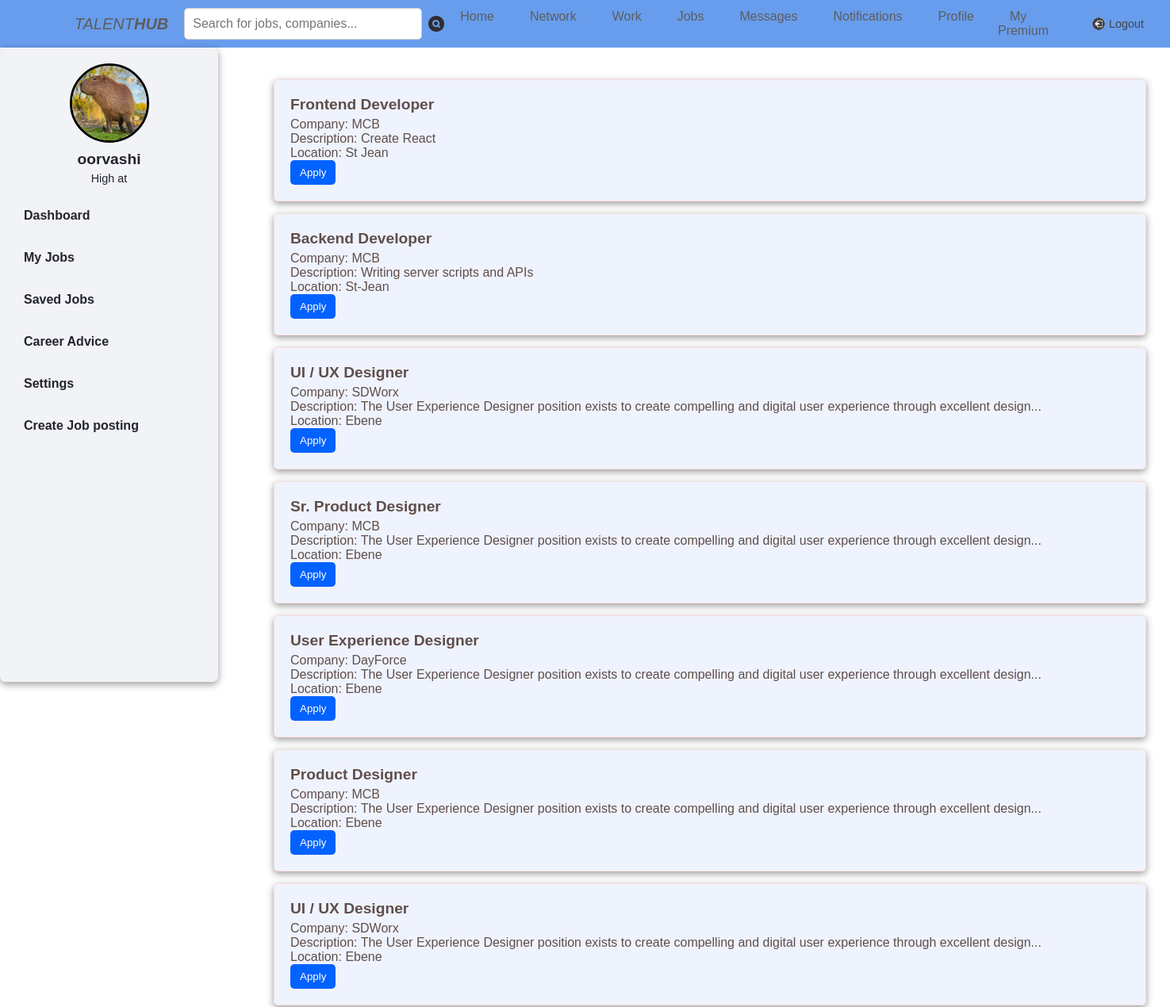
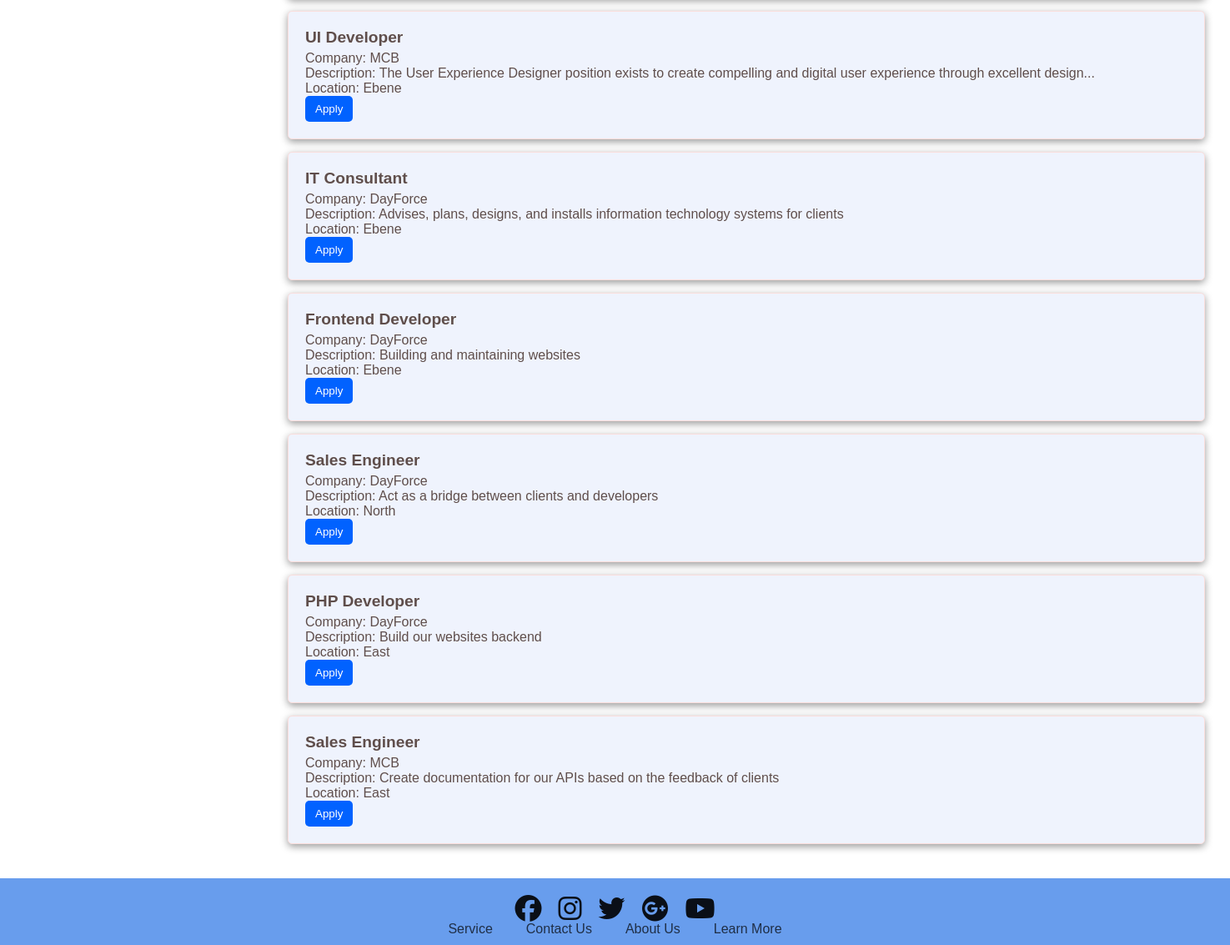
/homepage.php (signed in), run on the app's committed database (2 pictures, top to bottom).
### tables this page shows
CREATE TABLE `users` (
  `user_id` varchar(1000) NOT NULL,
  `username` varchar(1000) DEFAULT NULL,
  `first_name` varchar(200) DEFAULT NULL,
  `last_name` varchar(200) DEFAULT NULL,
  `email` varchar(200) DEFAULT NULL,
  `password` varchar(1000) DEFAULT NULL,
  `profile_picture` varchar(1000) DEFAULT NULL,
  `headline` varchar(2000) DEFAULT NULL,
  `summary` varchar(2000) DEFAULT NULL,
  `location` varchar(1000) DEFAULT NULL,
  `industry` varchar(200) DEFAULT NULL,
  `current_position` varchar(200) DEFAULT NULL,
  `current_company` varchar(200) DEFAULT NULL,
  `education` varchar(200) DEFAULT NULL,
  `skills` longtext DEFAULT NULL CHECK (json_valid(`skills`)),
  `connections_count` int(11) NOT NULL DEFAULT 0,
  `profile_visibility` varchar(10) NOT NULL DEFAULT 'public'
);

CREATE TABLE `jobposting` (
  `job_id` varchar(1000) NOT NULL,
  `company_id` varchar(1000) NOT NULL,
  `title` varchar(200) NOT NULL,
  `description` varchar(2000) DEFAULT NULL,
  `overview` text DEFAULT NULL,
  `experience_needed` varchar(20) DEFAULT NULL,
  `work_level` varchar(20) DEFAULT NULL,
  `salary` float DEFAULT NULL,
  `no_of_applications` int(11) NOT NULL DEFAULT 0,
  `location` varchar(1000) NOT NULL,
  `employment_type` varchar(200) NOT NULL,
  `posted_date` timestamp NULL DEFAULT current_timestamp() ON UPDATE current_timestamp(),
  `expiry_date` timestamp NULL DEFAULT '0000-00-00 00:00:00'
);

CREATE TABLE `company` (
  `company_id` int(11) NOT NULL,
  `name` varchar(200) NOT NULL,
  `location` varchar(1000) NOT NULL,
  `industry` varchar(200) NOT NULL,
  `company_size` varchar(200) NOT NULL,
  `website` varchar(200) DEFAULT NULL,
  `description` varchar(1000) DEFAULT NULL,
  `logo` text DEFAULT NULL
);

### homepage.php (the view, shortened to what this page needs)
<?php
    include("backend/functions.php");
    $userid = $_SESSION['user_id'];
?>
<!DOCTYPE html>
<html lang="en">
<head>
    <link rel="stylesheet" href="css/style.css">
    <link rel="stylesheet" href="https://cdnjs.cloudflare.com/ajax/libs/font-awesome/6.6.0/css/all.min.css" />
</head>
<body>
    <?php
        get_header();
    ?>
    <div class="container">
        <?php
            get_sidebar($userid);
        ?>
        <section class="main-feed">
            <?php
                $jobs = search_jobs();
                foreach($jobs as $job){
                    echo "<div class=\"job-post\">
                        <h3>" . $job['job_title'] ."</h3>
                        <p>Company: " . $job['company_name'] . "</p>
                        <p>Description: ". $job['job_description'] ."
                        <p>Location: " . $job['job_location'] . "</p>
                        <button class=\"apply-btn\">Apply</button>
                        </div>";
                }
            ?>
        </section>
    </div>
    <?php
        get_footer();
    ?>
</body>
</html>

### backend/functions.php (shortened to what this page needs)
<?php
function search_jobs($keyword = null, $location = null, $emp_type =  null, $expiry_date =  null){
    $sql = "";
    $reponse = [];
    if (!(isset($keyword) && isset($location) && isset($emp_type) && isset($expiry_date))) {
        $sql = "SELECT jobposting.job_id, jobposting.title, jobposting.description, jobposting.location, jobposting.employment_type, jobposting.work_level, jobposting.experience_needed, company.name AS company_name, company.logo
                FROM jobposting
                JOIN company ON jobposting.company_id = company.company_id;";
    }
    $jobpostings = $GLOBALS['conn']->query($sql);
    if ($jobpostings->num_rows > 0) {
        while($row = $jobpostings->fetch_assoc()) {
            $job = [
                'job_id'                => $row['job_id'],
                'job_title'             => $row['title'],
                'job_description'       => $row['description'],
                'job_location'          => $row['location'],
                'company_name'          => $row['company_name'],
                'company_logo'          => $row['logo'],
                'job_experience_needed' => $row['experience_needed'],
                'job_work_level'        => $row['work_level'],
                'job_employment_type'   => $row['employment_type']
            ];
            array_push($reponse, $job);
        }
    }
    return $reponse;
}
function get_user_profile($id){
    $sql = "SELECT * FROM `users` WHERE `user_id`= '$id'";
    $user = $GLOBALS['conn']->query($sql);
    $profile = [];
    if ($user->num_rows > 0) {
        $row = $user->fetch_assoc();
        $profile = [
            'username' => $row['username'],
            'email' => $row['email'],
            'first_name' => $row['first_name'],
            'last_name' => $row['last_name'],
            'headline' => $row['headline'],
            'summary' => $row['summary'],
            'industry' => $row['industry'],
            'location' => $row['location'],
            'current_position' => $row['current_position'],
            'current_company' => $row['current_company'],
            'connections_count' => $row['connections_count']
        ];
    } else {
        $profile = NULL;
    }
    return $profile;
}
function get_header(){
    echo "
            <header>
                <nav>
                    <div class=\"logo\">Talent<b>Hub</b></div>
                    <div class=\"search-bar\">
                            <form action=\"search_results.php\" method=\"post\" class=\"form\">
                                <input type=\"text\" name=\"keyword\" placeholder=\"Search for jobs, companies...\">
                                <button type=\"submit\">
                                <img src=\"img/searchButton.png\" alt=\"Search Icon\" />
                                </button>
                            </form>
                    </div>
                    <div>
                        <ul class=\"links\">
                            <li><a href=\"home.php\">Home</a></li>
                            <li><a href=\"#\">Network</a></li>
                            <li><a href=\"#\">Work</a></li>
                            <li><a href=\"home.php\">Jobs</a></li>
                            <li><a href=\"#\">Messages</a></li>
                            <li><a href=\"#\">Notifications</a></li>
                            <li><a href=\"profile.php\">Profile</a></li>
                            <li><a href=\"pricing.php\">My Premium</a></li>
                        </ul>
                    </div>
                    <div class=\"logout\">
                        <form action=\"backend/logout.php\" method=\"POST\" class=\"logout-form\">
                            <input type=\"hidden\" name=\"logout\" value=\"true\">
                                <button type=\"submit\" class=\"logout-btn\">
                                    <img src=\"img/logoutButton.png\" alt=\"Logout\" class=\"logout-icon\">
                                    <p>Logout</p>
                                </button>
                        </form>
                    </div>
                </nav>
            </header>";
}
function get_sidebar($id){
    $profile = get_user_profile($id);
    echo '
            <aside class="sidebar">
            <div class="profile-summary">
                <img src="img/capy.jpeg" alt="Profile Picture" class="profile-pic">
                <h3>'. $profile['username'] .'</h3>
                <p>'. $profile['current_position'] .' at '. $profile['current_company'] .'</p>
            </div>
            <ul class="sidebar-links">
                <li><a href="#">Dashboard</a></li>
                <li><a href="#">My Jobs</a></li>
                <li><a href="#">Saved Jobs</a></li>
                <li><a href="https://www.indeed.com/career-advice">Career Advice</a></li>
                <li><a href="#">Settings</a></li>
                <li><a href="job-posting.php">Create Job posting</a></li>
            </ul>
        </aside>';
}
function get_footer(){
    echo '<footer>
            <div class="footerContainer">
                <div class="socialIcons">
                    <a href=""><i class="fa-brands fa-facebook"></i></a>
                    <a href=""><i class="fa-brands fa-instagram"></i></a>
                    <a href=""><i class="fa-brands fa-twitter"></i></a>
                    <a href=""><i class="fa-brands fa-google-plus"></i></a>
                    <a href=""><i class="fa-brands fa-youtube"></i></a>
                </div>
                <div class="footer-Nav">
                    <ul>
                        <li><a href="#">Service</a></li>
                        <li><a href="#">Contact Us</a></li>
                        <li><a href="#">About Us</a></li>
                        <li><a href="#">Learn More</a></li>
                    </ul>
                </div>
            </div>
        </footer>';
}

### css/style.css (style rules this page uses)
* { margin: 0; padding: 0; box-sizing: border-box; }
body { font-family: Poppins, sans-serif; padding-top: 80px; }
header { background-color:#689ded; color: white; padding: 10px 0; display: flex; justify-content: center; align-items: center; position: fixed; width: 100%; top: 0; }
nav { display: flex; justify-content: space-between; align-items: center; width: 90%; padding:0 20px; }
nav .logo { color: #5d5d5d; font-style: italic; text-transform: uppercase; font-size: 20px; }
nav .links { list-style: none; display: flex; margin-right: 30px; }
nav .links a { color:#5d5d5d; text-decoration: none; font-size: 1rem; }
.logo { color: #5d5d5d; font-style: italic; text-transform: uppercase; font-size: 20px; margin-right:20px; }
.search-bar .form { display: flex; align-items: center; }
.search-bar .form input { padding: 10px; font-size: 16px; width: 300px; border: 1px solid #ccc; border-radius: 5px; }
.search-bar .form button { padding: 5px; background-color: #689ded; color: white; border: none; border-radius: 5px; cursor: pointer; margin-left: 3px; width: 30px; height: 30px; display: flex; justify-content: center; align-items: center; overflow: hidden; }
.search-bar .form button img { width: 20px; height: 20px; }
.logout-btn { background-color: #689ded; color: #43464b; border: none; padding: 5px 10px; border-radius: 5px; cursor: pointer; transition: background-color 0.3s ease; display: flex; align-items: center; font-size: 0.9rem; }
.logout-icon { width: 16px; height: 16px; margin-right: 5px; border-radius: 50%; object-fit: cover; }
.container { display: flex; width: 100%; }
.sidebar { position: fixed; width: 275px; height: 100vh; overflow-y: auto; background-color: #f1f3f7 ; padding: 20px; border-radius: 7px; box-shadow: 0 3px 10px rgba(0, 0, 0, 0.4); margin-top: -20px; }
.profile-pic { border-radius: 50%; border: 3px solid black; width: 100px; height: 100px; object-fit: cover; margin-bottom: 10px; display:block; margin-left:auto; margin-right:auto; }
.profile-summary h3 { font-size: 1.2rem; margin-bottom: 5px; color: #24242f; text-align:center; }
.profile-summary p { font-size: 0.9rem; color: #24242f; text-align:center; }
.sidebar-links { list-style: none; margin-top: 20px; }
.sidebar-links li { margin-bottom: 15px; }
a { text-decoration: none; color: rgba(219, 205, 201, 0.3); font-size: 1rem; transition: color 0.3s ease, transform 0.2s ease; }
.sidebar-links a { display: block; padding: 10px; border-radius: 5px; color: #24242f ; font-weight: bold; }
.main-feed { flex: 0 0 1140px; padding: 20px; background-color:rgba(68, 37, 37, 0.3); margin-left: 325px; height: 100%; border-radius: 7px; box-shadow: 0 3px 10px rgba(0, 0, 0, 0.4); margin-bottom: 86px; }
.job-post { padding: 20px; border: 1px solid #fadedc; margin-bottom: 15px; border-radius: 5px; background-color:#eff3fd ; box-shadow: 0 3px 10px rgba(0, 0, 0, 0.4); color:#5f4e4b; }
.job-post h3 { font-size: 1.2rem; margin-bottom: 5px; color:#5f4e4b; }
.apply-btn { background-color: #0162ff; ; color: white; padding: 8px 12px; border: none; border-radius: 5px; cursor: pointer; transition: background-color 0.3s ease; }
.links { list-style-type: none; display: flex; gap: 15px; }
.links li a { text-decoration: none; color: #5d5d5d; padding: 8px 15px; transition: background-color 0.3s; }
.footerContainer { width:100%; padding:20px 20px 10px; background-color:#689ded ; position: fixed; left: 0; bottom: 0; }
.socialIcons { display:flex; justify-content:center; gap:20px; }
.socialIcons a i { font-size:2em; color:black; opacity:0.9; }
.footer-Nav ul { display:flex; justify-content:center; list-style-type:none; }
.footer-Nav ul li a { color:rgb(0, 0, 0); margin:20px; text-decoration:none; font-size:1rem; opacity:0.7; transition:0.5s; }

### homepage.php (style rules this page uses)
.main-feed { background-color: white; box-shadow: 0 0 0 0; }

### data on the page
users: username "oorvashi", current_position "High"
jobposting: title "Frontend Developer", company.name "MCB", description "Create React", location "St Jean"
jobposting: title "Backend Developer", company.name "MCB", description "Writing server scripts and APIs", location "St-Jean"
jobposting: title "UI / UX Designer", company.name "SDWorx", description "The User Experience Designer position exists to create compelling and digital user experience through excellent design...", location "Ebene"
jobposting: title "Sr. Product Designer", company.name "MCB", description "The User Experience Designer position exists to create compelling and digital user experience through excellent design...", location "Ebene"
jobposting: title "User Experience Designer", company.name "DayForce", description "The User Experience Designer position exists to create compelling and digital user experience through excellent design...", location "Ebene"
jobposting: title "Product Designer", company.name "MCB", description "The User Experience Designer position exists to create compelling and digital user experience through excellent design...", location "Ebene"
jobposting: title "UI / UX Designer", company.name "SDWorx", description "The User Experience Designer position exists to create compelling and digital user experience through excellent design...", location "Ebene"
jobposting: title "UI Developer", company.name "MCB", description "The User Experience Designer position exists to create compelling and digital user experience through excellent design...", location "Ebene"
jobposting: title "IT Consultant", company.name "DayForce", description "Advises, plans, designs, and installs information technology systems for clients", location "Ebene"
jobposting: title "Frontend Developer", company.name "DayForce", description "Building and maintaining websites", location "Ebene"
jobposting: title "Sales Engineer", company.name "DayForce", description "Act as a bridge between clients and developers", location "North"
jobposting: title "PHP Developer", company.name "DayForce", description "Build our websites backend", location "East"
jobposting: title "Sales Engineer", company.name "MCB", description "Create documentation for our APIs based on the feedback of clients", location "East"
